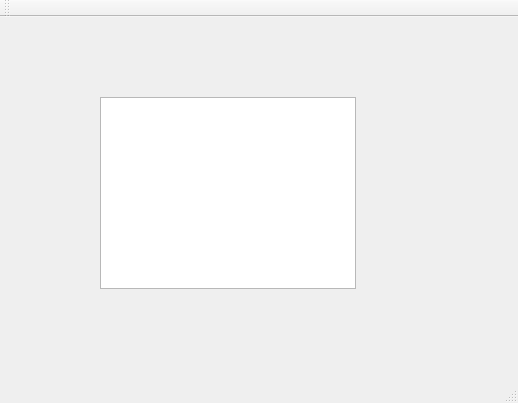
<?xml version="1.0" encoding="UTF-8"?>
<ui version="4.0">
 <class>DIPWindow</class>
 <widget class="QMainWindow" name="DIPWindow">
  <property name="geometry">
   <rect>
    <x>0</x>
    <y>0</y>
    <width>518</width>
    <height>403</height>
   </rect>
  </property>
  <property name="windowTitle">
   <string>DIPWindow</string>
  </property>
  <widget class="QWidget" name="centralWidget">
   <widget class="QTableView" name="tableView">
    <property name="geometry">
     <rect>
      <x>100</x>
      <y>80</y>
      <width>256</width>
      <height>192</height>
     </rect>
    </property>
   </widget>
  </widget>
  <widget class="QMenuBar" name="menuBar">
   <property name="geometry">
    <rect>
     <x>0</x>
     <y>0</y>
     <width>518</width>
     <height>23</height>
    </rect>
   </property>
  </widget>
  <widget class="QToolBar" name="mainToolBar">
   <attribute name="toolBarArea">
    <enum>TopToolBarArea</enum>
   </attribute>
   <attribute name="toolBarBreak">
    <bool>false</bool>
   </attribute>
  </widget>
  <widget class="QStatusBar" name="statusBar"/>
 </widget>
 <layoutdefault spacing="6" margin="11"/>
 <resources/>
 <connections/>
</ui>
